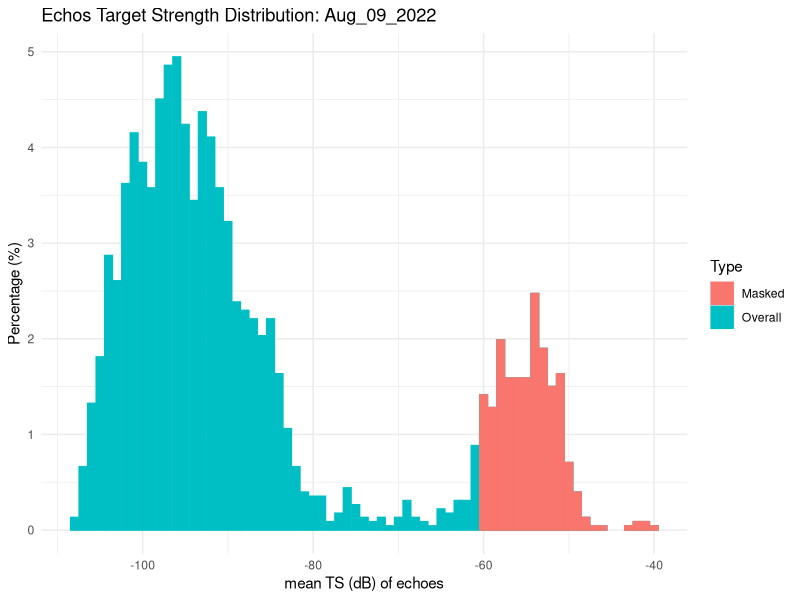
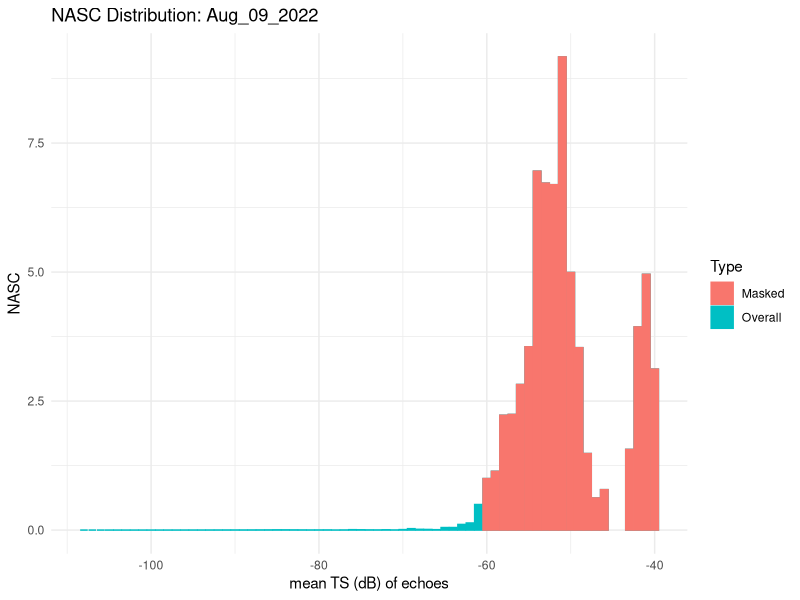
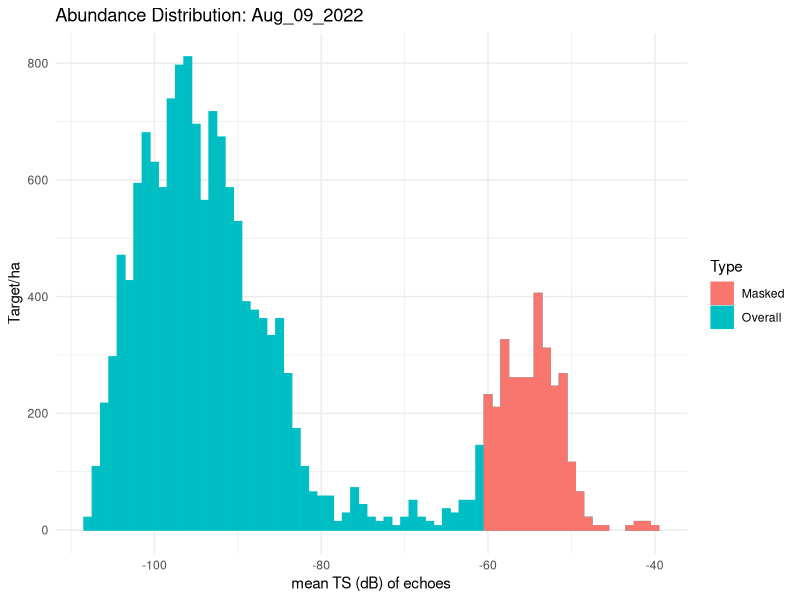
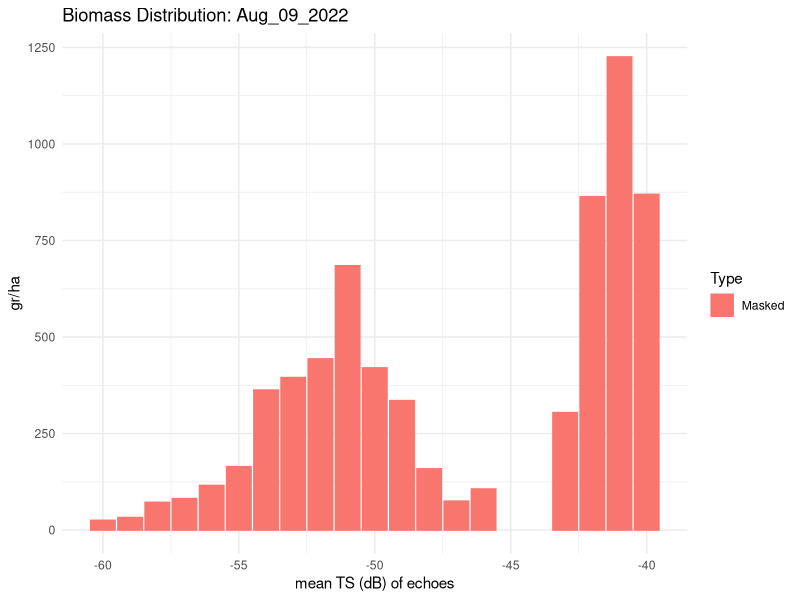

Source code (R) for these figures, in order: (Note: this script raises an error after producing the figures.)
#############################################################
#                                                           #
#    Processing ESP3 exported data after echo integration   #
#                                                           #
#   Author: Francesco Masnadi (DEEP, Stockholm University)  #
#                                                           #
#############################################################

# Load necessary libraries
library(readxl)
library(dplyr)
library(ggplot2)
library(rstudioapi)

# Function to produce metrics of interest starting from total NASC and TS-echoes histogram (similar to Stox)
process_ESP3_data <- function(db_nasc, db_hist, a, b, b20, TS_min, TS_max) {
  # Process TS data
  db_TS_hist <- db_hist %>% 
    group_by(Track_ID)  %>% # some echoes are in several pings
    summarise(mTS = mean(TS_comp), .groups = "drop") %>%  # mean TS by echoes
    mutate(TSclas = round(mTS)) %>%
    group_by(TSclas) %>%
    summarise(count = n(), .groups = "drop") %>%
    mutate(
      percentage = count / sum(count),
      sigma_bs = 10^(TSclas / 10)  # Convert echoes TS to backscattering cross-section
    ) %>%
    # Join with total NASC from db_nasc 
    mutate(db_nasc %>% 
                  group_by(Horz_Slice_Idx) %>% 
                  summarise(sumproduct = sum(NASC*Nb_good_pings),# sumproduct by depth layer 
                            goodpings = sum(Nb_good_pings),# good pings 
                            sump_pings = sumproduct/goodpings,# sumproduct/good pings
                            .groups = "drop") %>% 
                  summarise(NASC= sum(sump_pings))) %>% # totNASc
    mutate(
      # here I mimic the procedure from the same function of StoX package: https://stoxproject.github.io/RstoxBase/reference/AcousticDensity.html
      NASCbyTS = (sigma_bs*count / sum(sigma_bs*count)) * NASC # NASC per bin
    ) %>%
    # Calculate Length, Weight, Abundance, and Biomass
    mutate(
      # before starting, add Info from the transect
      Type = "Overall",
      Info = as.POSIXct(min(db_nasc$Time_S), format = "%d/%m/%Y %H:%M:%OS", tz = "UTC"),
      Info = format(Info, "%b_%d_%Y"),
      Year = format(as.POSIXct(min(db_nasc$Time_S), format = "%d/%m/%Y %H:%M:%OS", tz = "UTC"),format = "%Y"),
      Month = format(as.POSIXct(min(db_nasc$Time_S), format = "%d/%m/%Y %H:%M:%OS", tz = "UTC"),format = "%m"),
      Day =  format(as.POSIXct(min(db_nasc$Time_S), format = "%d/%m/%Y %H:%M:%OS", tz = "UTC"),format = "%d"),
      Time_Min =   abs(as.numeric(as.POSIXct(min(db_nasc$Time_S), format = "%d/%m/%Y %H:%M:%OS", tz = "UTC")-as.POSIXct(max(db_nasc$Time_E), format = "%d/%m/%Y %H:%M:%OS", tz = "UTC"))),
      Distance = max(db_nasc$Dist_E), # in meter
      SpeedVes =  (Distance/1852)/(Time_Min/60), # knots
      
      Len = 10^((TSclas - b20) / 20),  # Convert TS to fish length
      W = a * Len^b,  # Compute fish weight
      
      abund_nm2_byTS = NASCbyTS / (4 * pi * sigma_bs),
      abund_hectar_byTS = abund_nm2_byTS / 343,
      abund_m2_byTS = abund_hectar_byTS / 10000,
      biomass_nm2_byTS = W * abund_nm2_byTS,
      biomass_hectar_byTS = biomass_nm2_byTS / 343,
      biomass_m2_byTS = biomass_hectar_byTS / 10000
    ) %>%
    mutate(
      mean_abund_hectar = mean(abund_hectar_byTS, na.rm = TRUE),
      tot_abund_hectar = sum(abund_hectar_byTS, na.rm = TRUE),
      mean_biomass_hectar = mean(biomass_hectar_byTS, na.rm = TRUE),
      tot_biomass_hectar = sum(biomass_hectar_byTS, na.rm = TRUE)
    )
  
  # Apply TS class filter while maintaining the same columns
  db_TS_hist_mask <- db_TS_hist %>%
    filter(TSclas <= TS_min & TSclas >= TS_max ) %>%
    mutate(Type = "Masked") %>%
    mutate(
      NASC = sum(NASCbyTS, na.rm = TRUE),
      mean_abund_hectar = mean(abund_hectar_byTS, na.rm = TRUE),
      tot_abund_hectar = sum(abund_hectar_byTS, na.rm = TRUE),
      mean_biomass_hectar = mean(biomass_hectar_byTS, na.rm = TRUE),
      tot_biomass_hectar = sum(biomass_hectar_byTS, na.rm = TRUE)
    )
  
  # Combine total and masked datasets while ensuring same structure
  dbfin <- bind_rows(db_TS_hist, db_TS_hist_mask) %>% select(Info,Year,Month,Day,Time_Min,Distance,SpeedVes,Type,NASC,tot_abund_hectar,tot_biomass_hectar,TSclas,Len,W,everything())
  
  # Remove the biomass from the "Total" part of the db (since we don't have L-W rel)
  dbfin <- dbfin %>%
    mutate(biomass_nm2_byTS = ifelse(Type == "Masked", biomass_nm2_byTS, NA),
           biomass_hectar_byTS = ifelse(Type == "Masked", biomass_hectar_byTS, NA),
           biomass_m2_byTS = ifelse(Type == "Masked", biomass_m2_byTS, NA),
           tot_biomass_hectar = ifelse(Type == "Masked", tot_biomass_hectar, NA),
           mean_biomass_hectar = ifelse(Type == "Masked", mean_biomass_hectar, NA)
           )
   
  return(dbfin)
}

# Set wd automatically in the folder the script is stored
setwd(dirname(rstudioapi::getActiveDocumentContext()$path)) 
# Read in your datasets:
# dbTS from ESP3: see User manual point 2: "Single Target and Echoes detection"
# dbNASC from ESP3: see User manual point 3: "Echo integration of the transect"
dbTS <- read_excel("TStot_Echohist_Aug_09_2022.xlsx", sheet = "Tracked Targets") 
dbNASC <- read_excel("NASCtot_Aug_09_2022.xlsx") 

#dbTS <- read_excel("C:/Users/frma6502/Desktop/SU/EKOLOD/esp3testH4/TShist.xlsx",sheet = "Tracked Targets")
#dbNASC <- read_excel("C:/Users/frma6502/Desktop/SU/EKOLOD/esp3testH4/regionby10x10_badpings.xlsx")

#######################################################################################
# Calculate Total and "by TS" abundance/NASC/biomass for the specie/group of interest #
#######################################################################################

# Define species parameters and TS mask range 
a <- 0.0054 # a from L-W rel for clupeids (W=a*Len^b)      
b <- 3.04 # b from L-W rel for clupeids (W=a*Len^b)          
b20 <- -68.6 # b20 value in the Baltic from Didrikas & Hansson 2004
TS_min <- -40   # assumed TS range for small pelagic fish/clupeids
TS_max <- -60   # assumed TS range for small pelagic fish/clupeids
# Call the function and View first rows of the final db
dbfin <- process_ESP3_data(dbNASC, dbTS, a, b, b20, TS_min, TS_max);head(dbfin)


##################
# various PLOTS  #
##################
# change "x = TSclas" to x=Len for length based plots

# plot TS hist total
ggplot(dbfin, aes(x = TSclas, y = percentage*100, fill = Type, color =Type )) +
  geom_bar(stat = "identity", alpha =1  ,position= "identity") +
  labs(title = paste0("Echos Target Strength Distribution: ", dbfin$Info), x = "mean TS (dB) of echoes", y = "Percentage (%)") + 
  theme_minimal(); unique(dbfin$TSclas)

# plot NASC hist
ggplot(dbfin, aes(x = TSclas, y = NASCbyTS, fill = Type, color =Type )) +
  geom_bar(stat = "identity", alpha =1  ,position= "identity") +
  labs(title = paste0("NASC Distribution: ", dbfin$Info), x = "mean TS (dB) of echoes", y = "NASC") + 
  theme_minimal(); unique(dbfin$NASC)

# plot Abund hist
ggplot(dbfin, aes(x = TSclas, y = abund_hectar_byTS, fill = Type, color =Type )) +
  geom_bar(stat = "identity", alpha =1  ,position= "identity") +
  labs(title = paste0("Abundance Distribution: ", dbfin$Info) , x = "mean TS (dB) of echoes", y = "Target/ha") + 
  theme_minimal(); unique(dbfin$tot_abund_hectar)

 # plot Biom hist (considered only the masked part)
ggplot(dbfin%>% dplyr::filter(Type=="Masked"), aes(x = TSclas, y = biomass_hectar_byTS, fill = Type, color =Type)) + geom_bar(stat = "identity", alpha =1  ,position= "identity") +
  labs(title = paste0("Biomass Distribution: ", dbfin$Info), x = "mean TS (dB) of echoes", y = "gr/ha") +
  theme_minimal(); unique(dbfin$tot_biomass_hectar)


###############################################
# Save the final db
write.csv(dbfin,paste0("Final_dbs/db_",unique(dbfin$Info),"_",TS_min, TS_max,".csv"), row.names = F)
